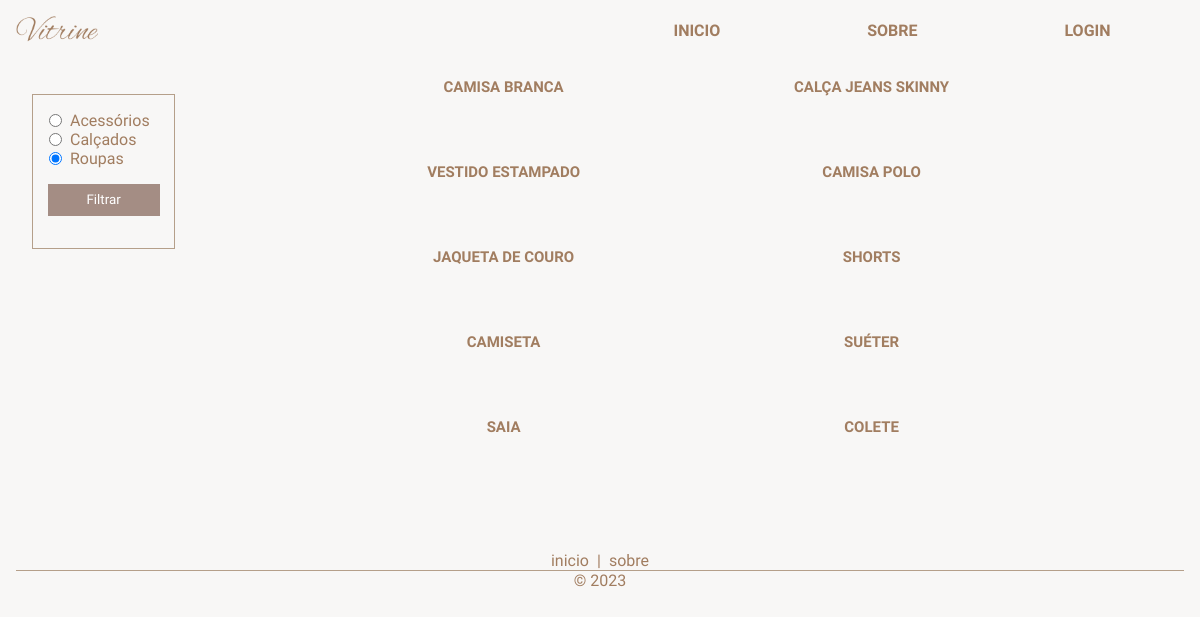
Screenshot of /views/produtos.php?categoria=Roupas with the database file from the repository.
### tables this page shows
CREATE TABLE categorias (
    id_categoria INT PRIMARY KEY AUTO_INCREMENT,
    nome_categoria VARCHAR(255) NOT NULL,
    img_categoria LONGBLOB
);

CREATE TABLE produtos (
    id_produto INT PRIMARY KEY AUTO_INCREMENT,
    nome_produto VARCHAR(255) NOT NULL,
    preco DECIMAL(6,2) NOT NULL,
    img_produto LONGBLOB,
    id_categoria INT,
    FOREIGN KEY (id_categoria) REFERENCES categorias (id_categoria)
);

### models/categoria.php (called while the page is built, shortened)
<?php
class Categoria
{
    public static function listar()
    {
        $query = "SELECT * FROM categorias ORDER BY nome_categoria ASC";
        $conexao = Conexao::conectar();
        $stmt = $conexao->prepare($query);
        $stmt->execute();
        $lista = $stmt->fetchAll();
        return $lista;
    }
}

### models/produto.php (called while the page is built, shortened)
<?php
class Produto
{
    public static function listarPorCategoria($categoria)
    {
        $query = "SELECT p.*, c.nome_categoria FROM produtos p
        JOIN categorias c ON p.id_categoria = c.id_categoria WHERE c.nome_categoria = :categoria";
        $conexao = Conexao::conectar();
        $stmt = $conexao->prepare($query);
        $stmt->bindValue(':categoria', $categoria);
        $stmt->execute();
        $lista = $stmt->fetchAll();
        return $lista;
    }
}

### views/produtos.php (the view, shortened to what this page needs)
<?php
require_once $_SERVER['DOCUMENT_ROOT'] . '/vitrine/layouts/_cabecalho.php';
require_once $_SERVER['DOCUMENT_ROOT'] . '/vitrine/models/categoria.php';
require_once $_SERVER['DOCUMENT_ROOT'] . '/vitrine/models/produto.php';
try {
    $categorias = Categoria::listar();
    if (isset($_GET['busca'])) {
        $termo = $_GET['busca'];
        $produtos = Produto::listarPorNome($termo);
    } else {
        $termo = $_GET['categoria'];
        $produtos = Produto::listarPorCategoria($termo);
    }
} catch (PDOException $e) {
    echo $e->getMessage();
}
?>
<section class="filtros-produtos">
    <section id="filtros">
        <form action="<?= $_SERVER['PHP_SELF'] ?>" method="get">
            <?php foreach ($categorias as $c) : ?>
                <div class="radios">
                    <input type="radio" name="categoria" id="categoria<?= $c['id_categoria'] ?>" value="<?= $c['nome_categoria'] ?>" <?= $termo == $c['nome_categoria'] ? 'checked' : '' ?>>
                    <label for="categoria<?= $c['id_categoria'] ?>"><?= $c['nome_categoria'] ?></label>
                </div>
            <?php endforeach; ?>
            <div class="campo-form">
                <input type="submit" value="Filtrar" class="btn self-center">
            </div>
        </form>
    </section>
    <section class="grade grade-produtos" id="produtos">
        <?php foreach ($produtos as $p) : ?>
            <div>
                <h2 class="titulo-cat"><?= $p['nome_produto'] ?></h2>
            </div>
        <?php endforeach; ?>
    </section>
</section>
<?php
require_once $_SERVER['DOCUMENT_ROOT'] . '/vitrine/layouts/_rodape.php';
?>

### css/style.css (style rules this page uses)
* { margin: 0; padding: 0; box-sizing: border-box; background-color: #f8f7f6; font-family: 'GFS Didot', serif; color: #a17d60; }
input { border: 1px solid #b59f8a; padding: 0.5rem; width: 100%; }
form { padding: 1rem; border: 1px solid #b59f8a; }
.btn { border: none; background-color: rgba(82, 37, 20, 0.5); width: 7rem; height: 2rem; padding: 0.5rem; color: white; cursor: pointer; padding: 0.5rem; }
.titulo-cat { text-transform: uppercase; font-size: 15px; }
.self-center { align-self: center; }
.grade, .grade-painel { display: grid; grid-template-columns: 20rem 20rem 20rem; justify-content: center; text-align: center; gap: 3rem; margin: 0 5rem; }
.grade-produtos { grid-template-columns: repeat(4, 20rem); }
.campo-form { margin: 1rem; display: flex; flex-direction: column; }
.radios { display: flex; }
.radios input[type=radio] { width: revert; margin-right: 0.5rem; }
.filtros-produtos { display: grid; grid-template-columns: 15% auto auto auto; grid-template-areas: 'filtros produtos produtos produtos'; }
#filtros { grid-area: filtros; padding: 1rem; }
#produtos { grid-area: produtos; }
@media only screen and (max-width: 1200px) { .grade { grid-template-columns: 20rem 20rem; } }

### rows the page displays
categorias: nome_categoria "☐ Acessórios", nome_categoria "Acessórios"
categorias: nome_categoria "☐ Calçados", nome_categoria "Calçados"
categorias: nome_categoria "☑ Roupas", nome_categoria "Roupas"
produtos: nome_produto "CAMISA BRANCA"
produtos: nome_produto "CALÇA JEANS SKINNY"
produtos: nome_produto "VESTIDO ESTAMPADO"
produtos: nome_produto "CAMISA POLO"
produtos: nome_produto "JAQUETA DE COURO"
produtos: nome_produto "SHORTS"
produtos: nome_produto "CAMISETA"
produtos: nome_produto "SUÉTER"
produtos: nome_produto "SAIA"
produtos: nome_produto "COLETE"
